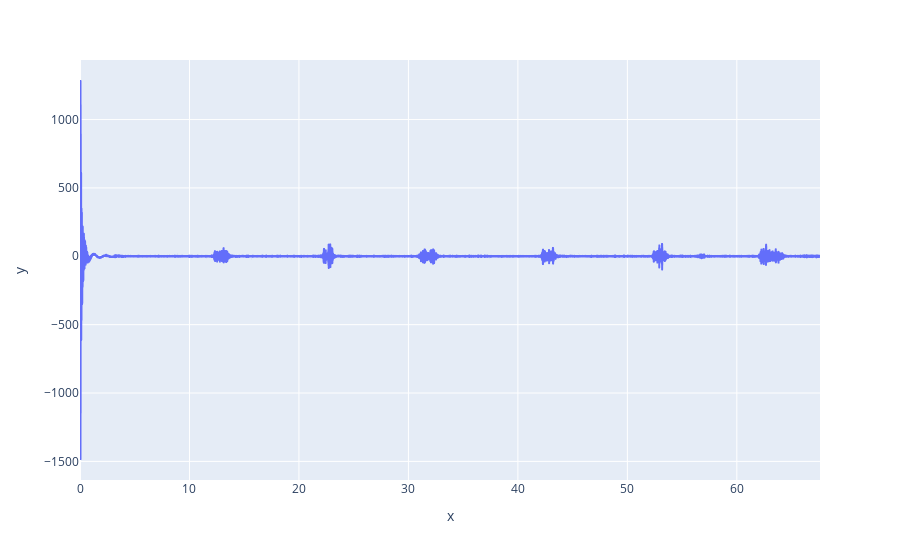

Notebook source saved alongside this figure:
### Code cell
# plot T and x_filt with plotly
import plotly.express as px

fig = px.line(x=T, y=x_filt)
fig.show()

### Figure 1 — Plotly figure (JSON) as saved in the notebook; plotly's stock layout.template omitted (floating-point values rounded to 4 significant figures; data arrays with more than 128 entries replaced by an {"elided": "..."} marker saying what was removed)
{"data": [{"hovertemplate": "x=%{x}<br>y=%{y}<extra></extra>", "legendgroup": "", "line": {"color": "#636efa", "dash": "solid"}, "marker": {"symbol": "circle"}, "mode": "lines", "name": "", "showlegend": false, "type": "scattergl", "x": {"elided": "16900 float values"}, "xaxis": "x", "y": {"elided": "16900 float values"}, "yaxis": "y"}], "layout": {"legend": {"tracegroupgap": 0}, "margin": {"t": 60}, "xaxis": {"anchor": "y", "domain": [0, 1], "title": {"text": "x"}}, "yaxis": {"anchor": "x", "domain": [0, 1], "title": {"text": "y"}}}}
